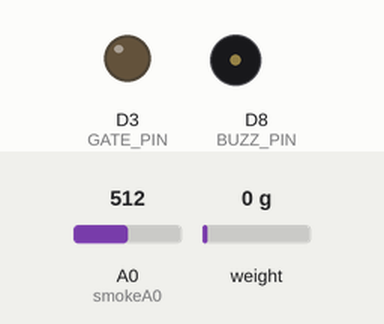
A sketch run on a simulated ESP8266 (NodeMCU). On the bench: output pins drawn as LEDs (lit = HIGH), buzzer (waves = sounding). The inputs (shaded band) are chosen by the test bench; at power-on: A0 (smokeA0) = 512, weight on the scale 0 g. WiFi joins after 1.5 s; servers stay silent unless stated; network time is answered at once with the bench clock; the local clock reads 2024-03-15 10:24:30 at power-on unless the sketch sets it; what the sketch prints to the serial monitor is not drawn.

Above: at 3.7 s.
Timing chart, 0 to 35.3 s (numbered marks = the images above):
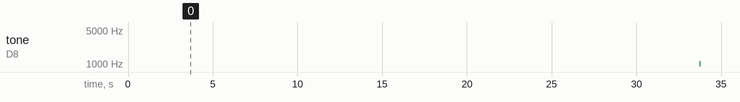

Measured:
- by itself, tone on D8 (BUZZ_PIN): silent → 1001 Hz at 33.7 s, → silent 0.05 s later

The sketch:

mq2loadwithnode.ino
```cpp
#include <NTPClient.h>
#include <ESP8266WiFi.h>
#include <WiFiUdp.h>
#include <FirebaseArduino.h>
#include "HX711.h"
#include <Wire.h>

//#define FIREBASE_HOST "warehouse-d9de2-default-rtdb.europe-west1.firebasedatabase.app"
//#define FIREBASE_AUTH "rYNBFxHhOXZjQxl41cY7JLVcRVA4OxTvKqmmUHYp"
#define FIREBASE_HOST "warehousemanagementsyste-a79b0-default-rtdb.europe-west1.firebasedatabase.app"
#define FIREBASE_AUTH "E1LiEDuFTcc6KCEYG4EYwCTfe23xNXZofuK8jjac"
//#define WIFI_SSID "PatelsWifi4G"
//#define WIFI_PASSWORD "9820769386"

//#define WIFI_SSID "Drp"
//#define WIFI_PASSWORD "asdfghjkl"

#define WIFI_SSID "Monisha Uberoi"
#define WIFI_PASSWORD "passsword"

//MQ2
int smokeA0 = A0;
int sensorThres = 200;
int n = 0;

//buzzer
#define BUZZ_PIN D8

//led
#define GATE_PIN D3

//Load cell
WiFiClient client;
HX711 scale;
//d5 sck, d6 dt
float weight;
float calibration_factor =-467300;  // for me this value works just perfect 419640
// -107325
//-467300;

//NTP
const long utcOffsetInSeconds = 19800;
char daysOfTheWeek[7][12] = {"Sunday", "Monday", "Tuesday", "Wednesday", "Thursday", "Friday", "Saturday"};
String months[12] = {"January", "February", "March", "April", "May", "June", "July", "August", "September", "October", "November", "December"};
// Define NTP Client to get time
WiFiUDP ntpUDP;
NTPClient timeClient(ntpUDP, "pool.ntp.org", utcOffsetInSeconds);

void setup() {
  pinMode(smokeA0, INPUT);
  pinMode(GATE_PIN, OUTPUT);
  pinMode(BUZZ_PIN, OUTPUT);
  digitalWrite(GATE_PIN, LOW);
  digitalWrite(BUZZ_PIN, LOW);
  Serial.begin(115200);
  scale.begin(D5, D6);
  scale.set_scale();
  scale.tare(); //Reset the scale to 0
  long zero_factor = scale.read_average(); //Get a baseline reading

  // connect to wifi.
  WiFi.begin(WIFI_SSID, WIFI_PASSWORD);
  Serial.print("connecting");
  while (WiFi.status() != WL_CONNECTED) {
    Serial.print(".");
    delay(500);
  }
  Serial.println();
  Serial.print("connected: ");
  Serial.println(WiFi.localIP());

  Firebase.begin(FIREBASE_HOST, FIREBASE_AUTH);
  timeClient.begin();
}

void loop() {
  //NTP
  timeClient.update();
  String content;
  //MQ2
  int analogSensor = analogRead(smokeA0);
  Serial.println(analogSensor);

  Serial.print("Smoke detected with concentration of :");
  Serial.print(analogSensor);
  Serial.println("ppm");
  // append a new value to /sensorValue
  timeClient.update();
  unsigned long epochTime = timeClient.getEpochTime();
  struct tm *ptm = gmtime ((time_t *)&epochTime);
  String currentDate = String(ptm->tm_mday) + "/" + String(ptm->tm_mon + 1) + "/" + String(ptm->tm_year + 1900);

  //pushing and printing
  content = currentDate + " " + String(daysOfTheWeek[timeClient.getDay()]) + " " + String(timeClient.getFormattedTime()) + " " + String(analogSensor);
  String name = Firebase.pushString("MQ2Sensor", content);
  if (analogSensor > sensorThres) {
      Siren();
      return;
  }
  // handle error
  if (Firebase.failed()) {
    Serial.println(Firebase.error());
    Serial.print("setting /number failed:");
    return;
  }
  Serial.print("pushed: /MQ2Sensor/");
  Serial.println(content);

  //Load Cell
  scale.set_scale(calibration_factor); //Adjust to this calibration factor
  weight = scale.get_units(5);
  Serial.print("weight:");
  Serial.println(weight);
  int noOfUnits = int(weight/0.170);
  if (noOfUnits - int(noOfUnits) < 0.5) {
    noOfUnits = int(noOfUnits);
  } else {
    noOfUnits = int(noOfUnits) + 1;
  }
  Serial.print("No of units left: ");
  Serial.println(noOfUnits);
  Firebase.setString("Inventory/Nirma soap", "175gm " + String(int(noOfUnits)));
  // handle error
  if (Firebase.failed()) {
    Serial.println(Firebase.error());
    Serial.print("setting /number failed:");
    return;
  }
  Serial.print("pushed: /Inventory/Nirma Soap : ");
  Serial.println(noOfUnits);

  //Light conversion
  int no = Firebase.getInt("NumberOfPeople");
  if(no<1){
    digitalWrite(GATE_PIN, LOW);
  }else{
    digitalWrite(GATE_PIN, HIGH);
  }

  delay(500);
}
void Siren() {
  for (int hz = 1000; hz < 4000; hz++) {
    tone(BUZZ_PIN, hz, 50);
    delay(5);
  }
  for (int hz = 4000; hz > 1000; hz--) {
    tone(BUZZ_PIN, hz, 50);
    delay(5);
  }
  digitalWrite(BUZZ_PIN, LOW);
}
```
